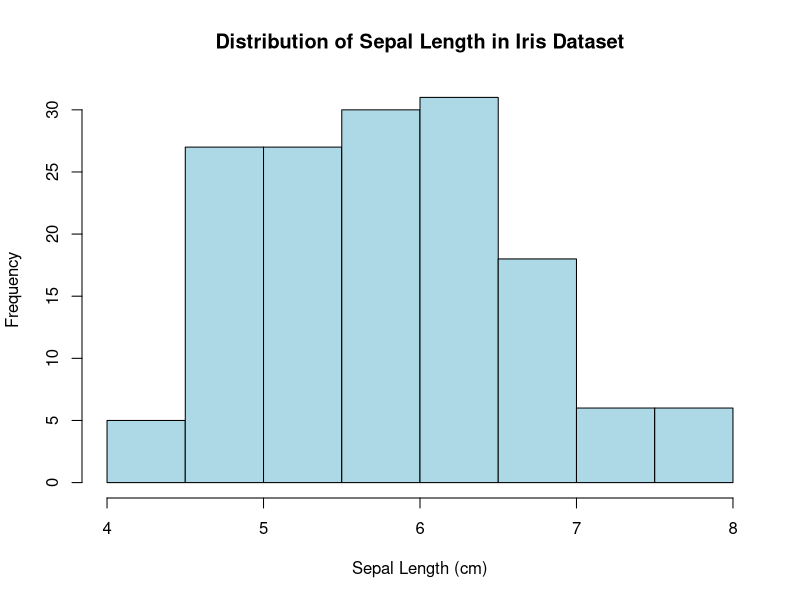
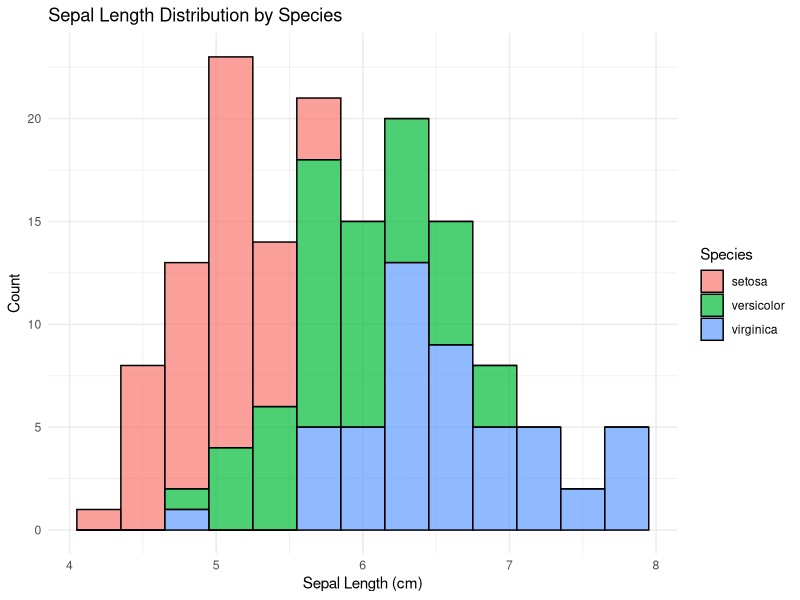
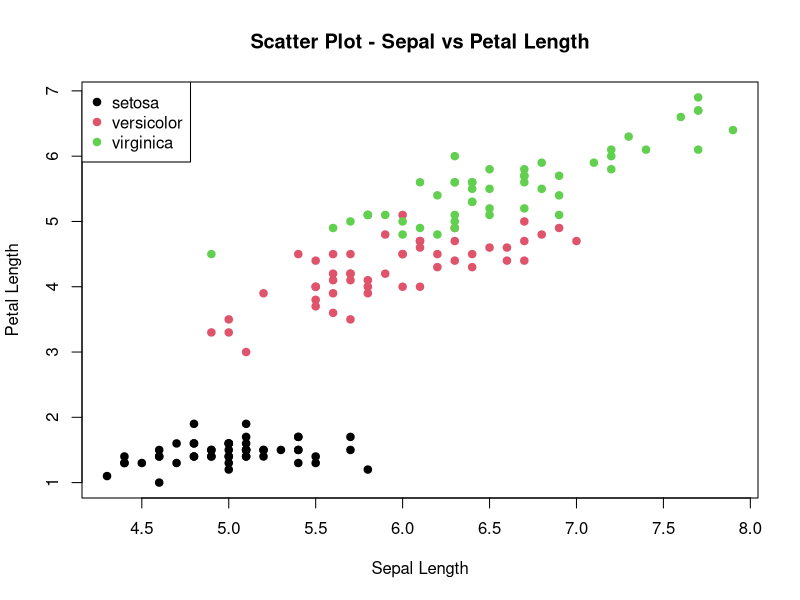
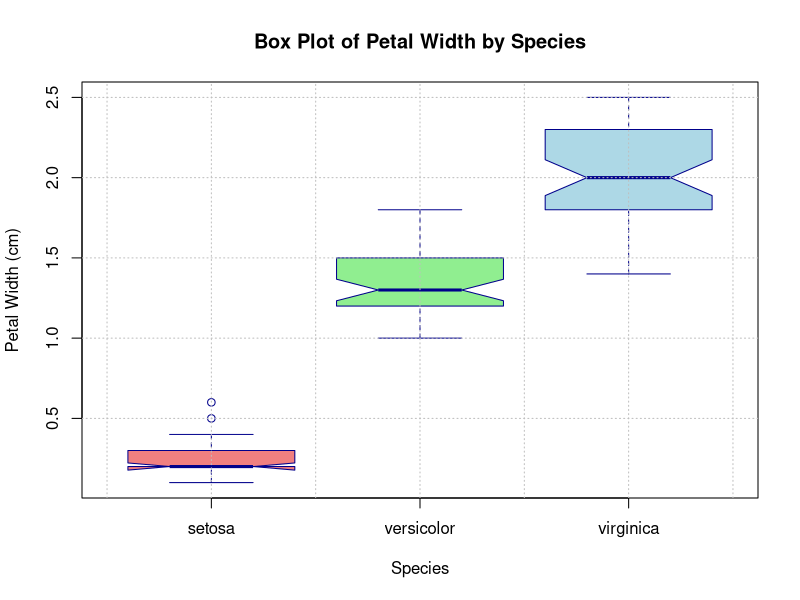

These charts were generated, in order, by the following R code:
# ====================================================================
# lab10_obsidian.R
# Collaborative R Visualization Project
# Dataset: iris 
# Team Members:
# Rudresh 2330
# Sangana Ibrampurkar 2310
# Sanika Hoble 2309
# Unnat Umerye 2303
# Shripad Chodankar 2317
# Rakshita Kubal 2319 
# Adit Amonkar 23 
# ====================================================================
# Load dataset
data(iris)

# View structure
str(iris)

# 1. Histogram - Distribution of Sepal Length
# View structure
str(iris)

# Histogram for Sepal.Length
hist(iris$Sepal.Length,
     main = "Distribution of Sepal Length in Iris Dataset",
     xlab = "Sepal Length (cm)",
     ylab = "Frequency",
     col = "lightblue",
     border = "black")

library(ggplot2)
ggplot(iris, aes(x = Sepal.Length, fill = Species)) +
  geom_histogram(binwidth = 0.3, color = "black", alpha = 0.7) +
  labs(title = "Sepal Length Distribution by Species",
       x = "Sepal Length (cm)",
       y = "Count") +
  theme_minimal()


# 2. Scatter Plot - Sepal vs Petal Length
plot(iris$Sepal.Length, iris$Petal.Length,
     main = "Scatter Plot - Sepal vs Petal Length",
     xlab = "Sepal Length",
     ylab = "Petal Length",
     col = iris$Species,
     pch = 19)
legend("topleft", legend = unique(iris$Species), col = 1:3, pch = 19)


# 3. Box Plot - Petal Width by Species
# Description:
# This box plot visualizes the distribution of Petal Width for each species in the iris dataset.
# It helps identify the spread, median, and any potential outliers.

# Display first few rows to understand structure
head(iris)

# Box Plot to compare Petal Width across Species
boxplot(Petal.Width ~ Species,
        data = iris,
        main = "Box Plot of Petal Width by Species",
        xlab = "Species",
        ylab = "Petal Width (cm)",
        col = c("lightcoral", "lightgreen", "lightblue"),
        border = "darkblue",
        notch = TRUE)  #Adds notches to show median confidence interval
# Add grid lines for better readability
grid(nx = NULL, ny = NULL, col = "grey", lty = "dotted")

# Explanation :
# 1. Each box represents the interquartile range (IOR) of Petal Width for a species.
# 2. The horizontal line inside each box is the median Petal Width.
# 3. The whiskers show variability outside the upper and lower quartiles.
# 4. Points outside the whiskers (if any) represent outliers.
# 5. From the plot, we observe:
#    - Iris-setosa has the smallest and least variable petal width.
#    - Iris-versicolor shows moderate spread.
#    - Iris-virginica has the largest pertal width range. 


# 4. Line Plot - Mean Petal Length per Species


# 5. Bar Plot - Count of Each Species


# 6. Pie Chart


# 7. Heat Map 
